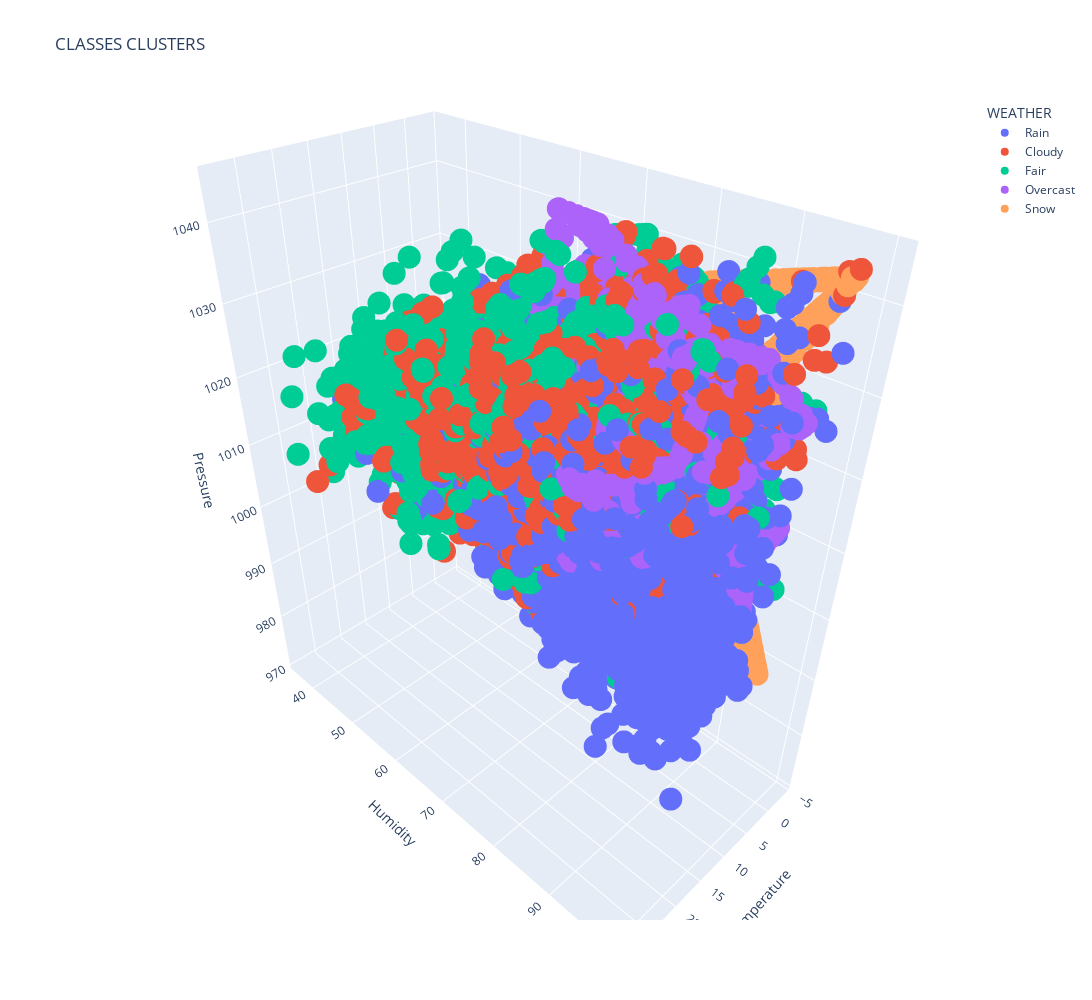

Notebook source saved alongside this figure:
### Code cell
def main():
    #dataset selection and loading
    train_set_name = "weather_data_2000_2019"
    train_dataset = pd.read_csv(("./datasets/" + train_set_name + ".csv"),header=None)
    test_set_name = "weather_data_2020_2021"
    test_dataset = pd.read_csv(("./datasets/" + test_set_name + ".csv"),header=None) 

    print("Your Train Dataset is: ", train_set_name)                                                                       #display dataset name to user
    print("Your Test Dataset is: ", test_set_name)                                                                       #display dataset name to user

    features_selected = 5
    #training features
    temperature_train = train_dataset.iloc[:, 4:5]
    feels_like_train = train_dataset.iloc[:, 7:8]
    dew_point_train = train_dataset.iloc[:, 8:9]
    humidity_train = train_dataset.iloc[:, 9:10]
    pressure_train = train_dataset.iloc[:, 19:20] 
    #uv_index_train = train_dataset.iloc[:, 24:25] 

    #testing data
    temperature_test = test_dataset.iloc[:, 4:5]
    feels_like_test = test_dataset.iloc[:, 7:8]
    dew_point_test = test_dataset.iloc[:, 8:9]
    humidity_true = test_dataset.iloc[:, 9:10]
    pressure_test = test_dataset.iloc[:, 19:20]
    #uv_index_test = test_dataset.iloc[:, 24:25] 

    X_train = pd.concat([temperature_train, feels_like_train, dew_point_train, humidity_train, pressure_train], axis=1)   #, uv_index_train], axis=1)
    X_train.replace(([np.inf, -np.inf], np.nan), inplace=True)                                                            #replace any infinite values with nan
    X_train = X_train.to_numpy()  

    y_train = train_dataset.iloc[:, 30:31].to_numpy()
    y_true = test_dataset.iloc[:, 30:31].to_numpy()

    #https://pandas.pydata.org/pandas-docs/stable/user_guide/merging.html
    test_data = pd.concat([temperature_test, feels_like_test, dew_point_test, humidity_true, pressure_test], axis=1)       #, uv_index_test], axis=1)       
    test_data.replace(([np.inf, -np.inf], np.nan), inplace=True)                                                           #replace any infinite values with nan
    X_test = test_data.to_numpy()

    #change all nan values in all datasets with the most frequent value of the dataset
    imp = SimpleImputer(missing_values=np.nan, strategy='most_frequent')
    imp.fit(X_train)
    imp.fit(y_train)
    imp.fit(X_test)
    imp.fit(y_true)
    
    disp = int(input("Please choose 1 to display the dataset or any button to cotinue without displaying!"))
    if disp == 1:
        display(X_train)
        display(y_train.ravel())

        display(X_test)
    else: print("Not displaying dataset!")   
        
    #----------------------------------------------------------------------------------------
    rebalance = int(input("PLEASE CHOOSE 1 TO REBALANCE DATASET WITH SMOTE. CHOOSE 2 TO REBALANCE DATASET WITH ADASYN" + 
                          "\nPRESS ANYTHING ELSE TO CONTINUE WITH ORIGINAL!\n"))
    if rebalance == 1:
        X_train, y_train = oversampling(X_train, y_train, 1)
    elif rebalance == 2:
        X_train, y_train = oversampling(X_train, y_train, 2)
    else: print("Total training data: ", X_train.size)
    
    interractive_plot(X_train, y_train, X_train[:, 0], X_train[:, 3], X_train[:, 4], True)
    #------------------------------------------------------------------------------------------
    
    #https://scikit-learn.org/stable/modules/generated/sklearn.naive_bayes.GaussianNB.html
    #https://www.analyticsvidhya.com/blog/2021/11/implementation-of-gaussian-naive-bayes-in-python-sklearn/
    choice = int(input("Please choose 1 for Training and 2 for Random CV Search." +
                       "\nPressing 3 will load the optimised Gaussian Naive Bayes Classifier model!\n"))
    if rebalance == 1: clf_type = "default_rebalanced_SMOTE" if choice == 1 else "optimised_rebalanced_SMOTE" 
    elif rebalance == 2: clf_type = "default_rebalanced_ADASYN" if choice == 1 else "optimised_rebalanced_ADASYN" 
    else: clf_type = "default" if choice == 1 else "optimised"
    model_name = "./trained_models/gnb_" + clf_type + "_" + train_set_name + "_" + test_set_name + "_" + str(features_selected) + "f.p"
    confusion_matrix_filename = "./confusion_matrix/gnb_" + str(clf_type) + "_" + train_set_name + "_"  + test_set_name + "_" + str(features_selected) + "f.png"
    metrics_filename = "./metrics/gnb_" + str(clf_type) + "_" + train_set_name + "_"  + test_set_name + "_" + str(features_selected) + "f.txt"
    csv_filename = "./outputs/output_gnb_"  + str(clf_type) + "_" + train_set_name + "_"  + test_set_name + "_" + str(features_selected) + "f.csv"

    if choice == 1:
        #Create Gaussian Naive Bayes classifer object and train it on the selected dataset
        gnb = (GaussianNB()).fit(X_train, y_train.ravel())
        save_statistics(gnb, X_test, y_true, csv_filename, confusion_matrix_filename, metrics_filename)

    elif choice == 2:
        gnb = GaussianNB()
        params = {'var_smoothing': np.logspace(0,-9, num=100)}                                                        #grid search parameters

        grid_search = GridSearchCV(estimator=gnb, param_grid=params, cv=5, verbose=3, scoring='accuracy', refit = True) 
        grid_search.fit(X_train, y_train.ravel())

        print(grid_search.best_params_)
        print(grid_search.best_estimator_)    
        pickle.dump(grid_search.best_estimator_, open(model_name, "wb"))

    elif choice == 3:
        print("Model name to load: ", model_name)
        gnb = pickle.load(open(model_name, "rb"))
        print("Parameters Classifier Loaded: ", gnb.get_params())

        save_statistics(gnb, X_test, y_true, csv_filename, confusion_matrix_filename, metrics_filename)

if __name__ == "__main__":                                                                                               #guard boilerplate
    main()

### Figure 1 — Plotly figure (JSON) as saved in the notebook; plotly's stock layout.template omitted (floating-point values rounded to 4 significant figures; data arrays with more than 128 entries replaced by an {"elided": "..."} marker saying what was removed)
{"data": [{"hovertemplate": "color=#1cfc03<br>Temperature=%{x}<br>Humidity=%{y}<br>Pressure=%{z}<extra></extra>", "legendgroup": "#1cfc03", "marker": {"color": "#636efa", "symbol": "circle"}, "mode": "markers", "name": "Rain", "scene": "scene", "showlegend": true, "type": "scatter3d", "x": {"elided": "3758 float values"}, "y": {"elided": "3758 float values"}, "z": {"elided": "3758 float values"}}, {"hovertemplate": "color=#67a9cf<br>Temperature=%{x}<br>Humidity=%{y}<br>Pressure=%{z}<extra></extra>", "legendgroup": "#67a9cf", "marker": {"color": "#EF553B", "symbol": "circle"}, "mode": "markers", "name": "Cloudy", "scene": "scene", "showlegend": true, "type": "scatter3d", "x": {"elided": "3816 float values"}, "y": {"elided": "3816 float values"}, "z": {"elided": "3816 float values"}}, {"hovertemplate": "color=#ef8a62<br>Temperature=%{x}<br>Humidity=%{y}<br>Pressure=%{z}<extra></extra>", "legendgroup": "#ef8a62", "marker": {"color": "#00cc96", "symbol": "circle"}, "mode": "markers", "name": "Fair", "scene": "scene", "showlegend": true, "type": "scatter3d", "x": {"elided": "3424 float values"}, "y": {"elided": "3424 float values"}, "z": {"elided": "3424 float values"}}, {"hovertemplate": "color=#fc0303<br>Temperature=%{x}<br>Humidity=%{y}<br>Pressure=%{z}<extra></extra>", "legendgroup": "#fc0303", "marker": {"color": "#ab63fa", "symbol": "circle"}, "mode": "markers", "name": "Overcast", "scene": "scene", "showlegend": true, "type": "scatter3d", "x": {"elided": "3706 float values"}, "y": {"elided": "3706 float values"}, "z": {"elided": "3706 float values"}}, {"hovertemplate": "color=#00ffe5<br>Temperature=%{x}<br>Humidity=%{y}<br>Pressure=%{z}<extra></extra>", "legendgroup": "#00ffe5", "marker": {"color": "#FFA15A", "symbol": "circle"}, "mode": "markers", "name": "Snow", "scene": "scene", "showlegend": true, "type": "scatter3d", "x": {"elided": "3755 float values"}, "y": {"elided": "3755 float values"}, "z": {"elided": "3755 float values"}}], "layout": {"height": 1000, "legend": {"title": {"text": "WEATHER"}, "tracegroupgap": 0}, "scene": {"domain": {"x": [0, 1], "y": [0, 1]}, "xaxis": {"title": {"text": "Temperature"}}, "yaxis": {"title": {"text": "Humidity"}}, "zaxis": {"title": {"text": "Pressure"}}}, "title": {"text": "CLASSES CLUSTERS"}, "width": 1300}}
